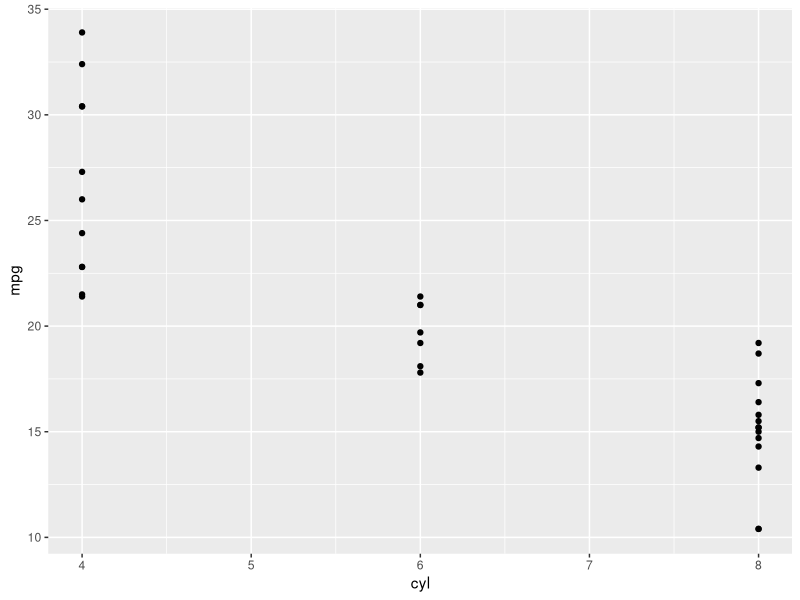
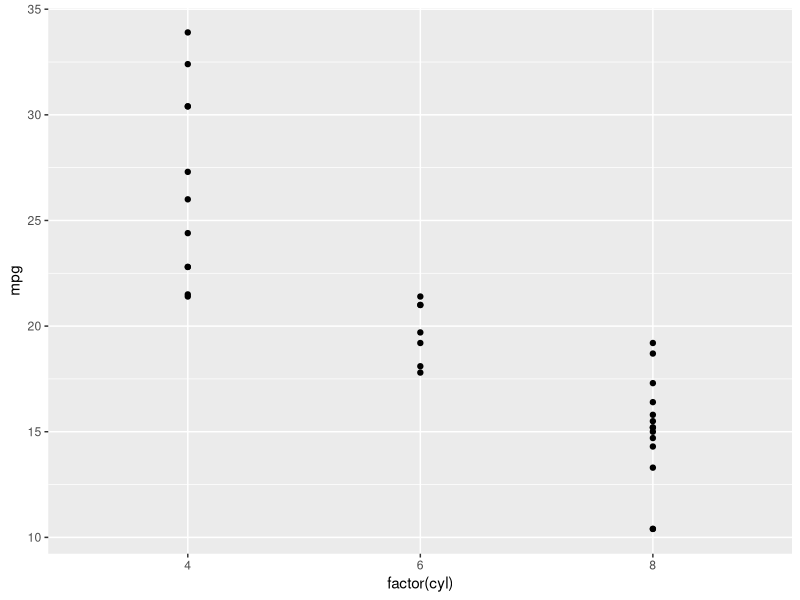
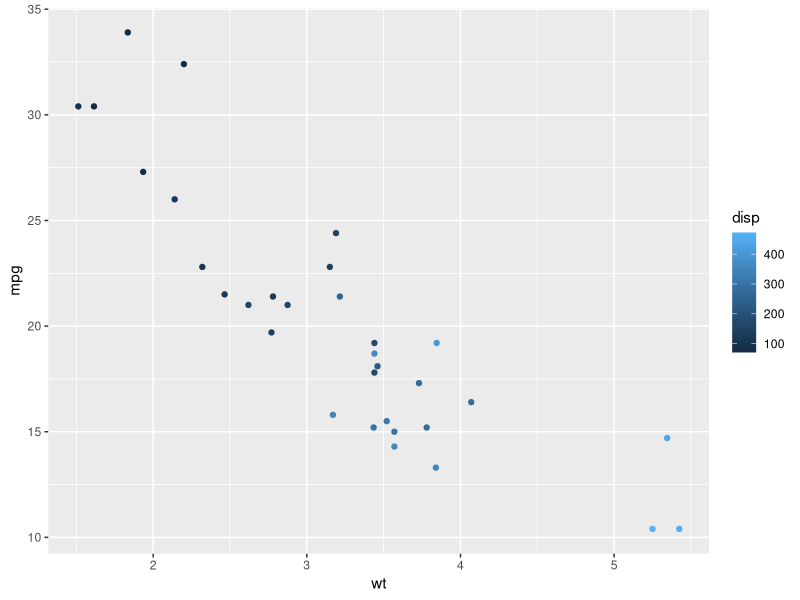
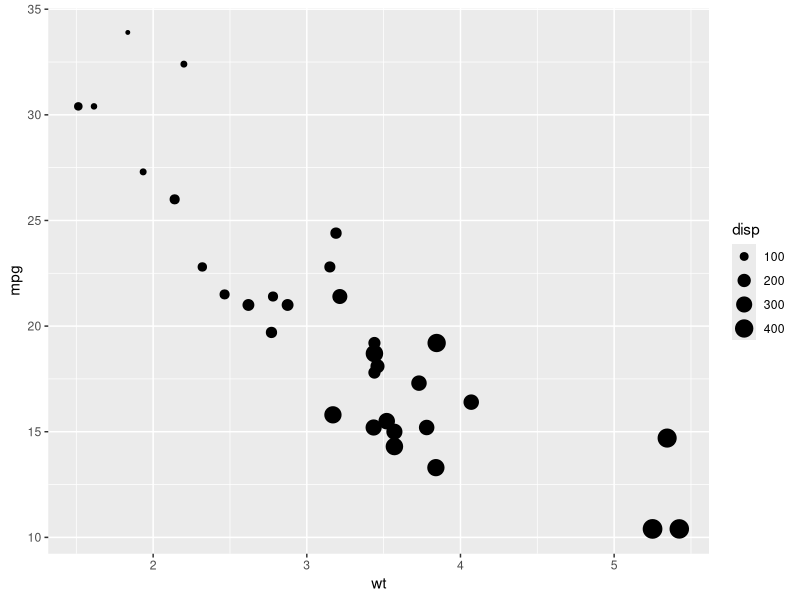

R code for these plots, in order: (Note: this script raises an error after producing the figures.)
# 1. INTRO TO DATA VISUALIZATION WITH GGPLOT2

# Data visualization is an essential skill for data scientitsts. It combines satatistics in meaningful and appropriate ways.

# ggplot2 and built-in datasets ####

# Load gpplot2 in Tidyverse package
library(ggplot2)
# Load a built-in dataset "mtcars" in R, which contains information on 32 cars from 1973 issue of Motor Trend
data("mtcars")
# Explore the structure of the dataset
str(mtcars)
# Draw a plot example
ggplot(mtcars, aes(cyl, mpg)) +  # cyl: number of cylinders
  geom_point()
# ggplot2 treats cyl as a continuous variable, which is not quite right because it gives the impression that there is such a thing as 5- or 7- cyclinder car.
# Explicitly tell ggplot2 that cyl is a categorical variable
ggplot(mtcars, aes(factor(cyl), mpg)) +
  geom_point() # x-axis doesn't contain 5 and 7 anymore, only the values that are present in the dataset.

# Aesthetic mappings ####

# Aesthetic elements tell us which scales we should map our data onto.
# Mapping data column to aesthetics
ggplot(mtcars, aes(wt, mpg, color = disp)) +
  geom_point()
# Change color to a size aesthetics
ggplot(mtcars, aes(wt, mpg, size = disp)) +
  geom_point() 
# Another argument of aes() is the shape of the points. There are finite number of shapes which ggplot() can automatically assign to the points. Therefor shape only makes sense with categorical data, not continuous 
ggplot(mtcars, aes(wt, mpg, shape = disp)) +
  geom_point() # return error.

# Adding geometries ####

# Geometries layer allows us to choose how the plot will look like. 
# Explore this graphic layer with the diamond dataset also in ggplot2
data(diamonds) # contain details of 1000 diamonds.
str(diamonds) 
# Explore the relation between carat and price
ggplot(diamonds, aes(carat, price)) +
  geom_point() # adds points as in scatter plot.
# Add a smooth trend curve with geom_smooth()
ggplot(diamonds, aes(carat, price)) +
  geom_point() +
  geom_smooth() # geometries are added using the + operator

# Mapping an aesthetic to data variable with multiple geoms will change all the geoms. 
ggplot(diamonds, aes(carat, price, color = clarity)) +
  geom_point() +
  geom_smooth()
#Make changes to individual geoms by passing arguments to the geom_*() functions.
ggplot(diamonds, aes(carat, price, color = clarity)) +
  geom_point(alpha = 0.4) + # alpha argument controls the opacity.
  geom_smooth()

# Saving plots as variables ####

# Plots can be saved as variables, which can be added two later on using the + operator. This is really useful if you want to make multiple related plots from a common base.
plt_price_vs_carat <- ggplot(diamonds, aes(carat, price))
# Add point layer to the saved variable
plt_price_vs_carat + geom_point()
# Add an alpha argument to the point layer to make the points 20% opaque
plt_price_vs_carat_transparent <- plt_price_vs_carat + 
  geom_point(alpha = 0.2)
# Edit the plot to map color to clarity and save it to a new object
plt_price_vs_carat_clarity <- plt_price_vs_carat +
  geom_point(aes(color = clarity))
# See the plot
plt_price_vs_carat_clarity